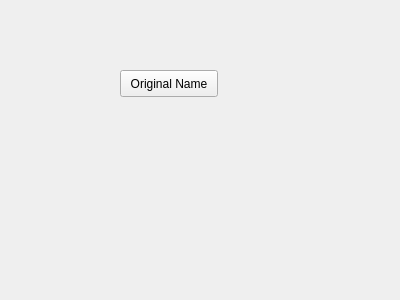
<?xml version="1.0" encoding="UTF-8"?>
<ui version="4.0">
 <class>Form</class>
 <widget class="QWidget" name="Language Commands">
  <property name="geometry">
   <rect>
    <x>0</x>
    <y>0</y>
    <width>400</width>
    <height>300</height>
   </rect>
  </property>
  <property name="windowTitle">
   <string>Language Commands</string>
  </property>
  <widget class="QPushButton" name="Test">
   <property name="geometry">
    <rect>
     <x>120</x>
     <y>70</y>
     <width>98</width>
     <height>27</height>
    </rect>
   </property>
   <property name="text">
    <string>Original Name</string>
   </property>
  </widget>
 </widget>
 <resources/>
 <connections/>
</ui>
